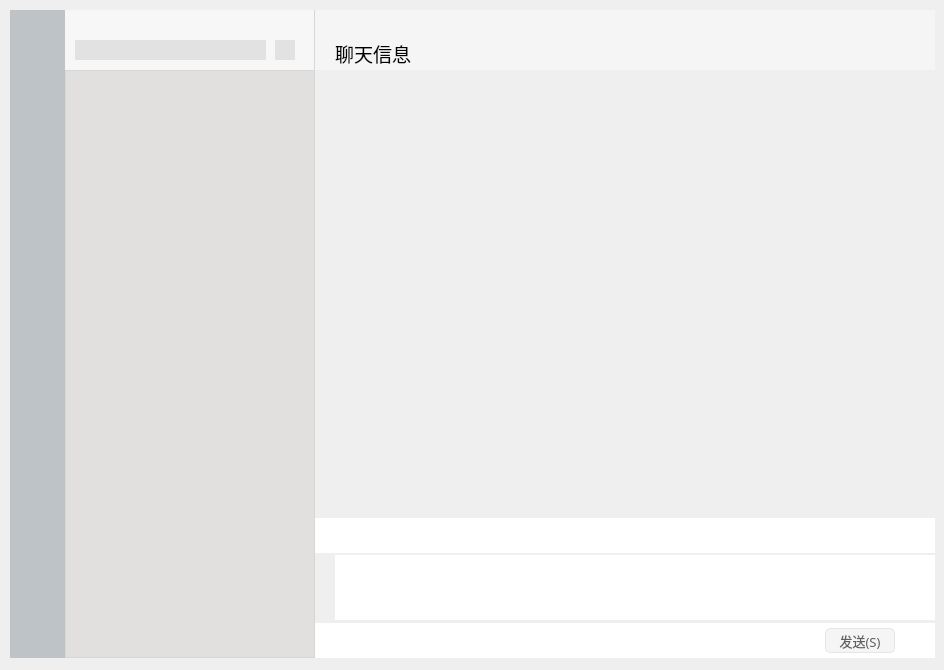
<?xml version="1.0" encoding="UTF-8"?>
<ui version="4.0">
 <class>MainWindow</class>
 <widget class="QMainWindow" name="MainWindow">
  <property name="geometry">
   <rect>
    <x>0</x>
    <y>0</y>
    <width>944</width>
    <height>670</height>
   </rect>
  </property>
  <property name="windowTitle">
   <string>MainWindow</string>
  </property>
  <widget class="QWidget" name="centralwidget">
   <widget class="QWidget" name="centerWidget" native="true">
    <property name="geometry">
     <rect>
      <x>10</x>
      <y>10</y>
      <width>925</width>
      <height>648</height>
     </rect>
    </property>
    <layout class="QGridLayout" name="gridLayout_4" columnstretch="0,0,1">
     <property name="leftMargin">
      <number>0</number>
     </property>
     <property name="topMargin">
      <number>0</number>
     </property>
     <property name="rightMargin">
      <number>0</number>
     </property>
     <property name="bottomMargin">
      <number>0</number>
     </property>
     <property name="spacing">
      <number>0</number>
     </property>
     <item row="0" column="1">
      <layout class="QGridLayout" name="gridLayout_2">
       <property name="spacing">
        <number>0</number>
       </property>
       <item row="0" column="0">
        <widget class="QWidget" name="widget_6" native="true">
         <property name="minimumSize">
          <size>
           <width>250</width>
           <height>60</height>
          </size>
         </property>
         <property name="maximumSize">
          <size>
           <width>250</width>
           <height>60</height>
          </size>
         </property>
         <property name="styleSheet">
          <string notr="true">background-color: rgb(247,247,247);
border-right:1px solid #D6D6D6;</string>
         </property>
         <widget class="QLineEdit" name="lineEdit">
          <property name="geometry">
           <rect>
            <x>10</x>
            <y>30</y>
            <width>191</width>
            <height>20</height>
           </rect>
          </property>
          <property name="styleSheet">
           <string notr="true">QLineEdit
{
	background-color: rgb(226,226,226);
	border: none; /* no border for a flat push button */
}
QLineEdit
{
	background-color: rgb(226,226,226);
	border: none; /* no border for a flat push button */
}
</string>
          </property>
         </widget>
         <widget class="QPushButton" name="btn_addFriend">
          <property name="geometry">
           <rect>
            <x>210</x>
            <y>30</y>
            <width>20</width>
            <height>20</height>
           </rect>
          </property>
          <property name="minimumSize">
           <size>
            <width>20</width>
            <height>20</height>
           </size>
          </property>
          <property name="maximumSize">
           <size>
            <width>20</width>
            <height>20</height>
           </size>
          </property>
          <property name="toolTip">
           <string>添加好友</string>
          </property>
          <property name="styleSheet">
           <string notr="true">QPushButton {
	border: none; /* no border for a flat push button */
	image: url(:/img/tianjia.png); 
	background-color: rgb(226,226,226);
	min-width: 20px;
	max-width: 20px;
	min-height: 20px;
	max-height: 20px;
}
QPushButton::hover {
	background-color: rgb(209,209,209);
	image: url(:/img/tianjia2.png); 
}
QPushButton:pressed {
	image: url(:/img/tianjia.png); 
}</string>
          </property>
          <property name="text">
           <string/>
          </property>
         </widget>
        </widget>
       </item>
       <item row="1" column="0">
        <widget class="QListWidget" name="listWidget_info">
         <property name="minimumSize">
          <size>
           <width>250</width>
           <height>0</height>
          </size>
         </property>
         <property name="maximumSize">
          <size>
           <width>250</width>
           <height>16777215</height>
          </size>
         </property>
         <property name="styleSheet">
          <string notr="true">QListWidget
{
	background-color: rgb(226,224,223);
	border-style: none;
	border-right:1px solid #D6D6D6;
	border-top:1px solid #D6D6D6;
	border-left:1px solid #D6D6D6;
	border-bottom:1px solid #D6D6D6;	
}

QScrollBar:vertical
{
    width:8px;
    background:rgba(0,0,0,0%);
    margin:0px,0px,0px,0px;
    padding-top:9px;
    padding-bottom:9px;
}
QScrollBar::handle:vertical
{
    width:8px;
    background:rgba(0,0,0,25%);
    border-radius:4px;
    min-height:20;
}
QScrollBar::handle:vertical:hover
{
    width:8px;
    background:rgba(0,0,0,50%);
    border-radius:4px;
    min-height:20;
}
QScrollBar::add-line:vertical
{
    height:9px;width:8px;
    border-image:url(:/images/a/3.png);
    subcontrol-position:bottom;
}
QScrollBar::sub-line:vertical
{
    height:9px;width:8px;
    border-image:url(:/images/a/1.png);
    subcontrol-position:top;
}
QScrollBar::add-line:vertical:hover
{
    height:9px;width:8px;
    border-image:url(:/images/a/4.png);
    subcontrol-position:bottom;
}
QScrollBar::sub-line:vertical:hover
{
    height:9px;width:8px;
    border-image:url(:/images/a/2.png);
    subcontrol-position:top;
}
QScrollBar::add-page:vertical,QScrollBar::sub-page:vertical
{
    background:rgba(0,0,0,10%);
    border-radius:4px;
}
</string>
         </property>
        </widget>
       </item>
      </layout>
     </item>
     <item row="0" column="2">
      <layout class="QGridLayout" name="gridLayout">
       <property name="spacing">
        <number>0</number>
       </property>
       <item row="0" column="0">
        <widget class="QWidget" name="widget_2" native="true">
         <property name="minimumSize">
          <size>
           <width>0</width>
           <height>60</height>
          </size>
         </property>
         <property name="maximumSize">
          <size>
           <width>16777215</width>
           <height>60</height>
          </size>
         </property>
         <property name="styleSheet">
          <string notr="true">background-color: rgb(245,245,245);</string>
         </property>
         <layout class="QGridLayout" name="gridLayout_8">
          <property name="leftMargin">
           <number>0</number>
          </property>
          <property name="topMargin">
           <number>0</number>
          </property>
          <property name="rightMargin">
           <number>0</number>
          </property>
          <property name="bottomMargin">
           <number>0</number>
          </property>
          <property name="spacing">
           <number>0</number>
          </property>
          <item row="0" column="0">
           <layout class="QGridLayout" name="gridLayout_6" columnstretch="1,0,0,0">
            <property name="spacing">
             <number>0</number>
            </property>
            <item row="0" column="1">
             <widget class="QPushButton" name="btn_hide">
              <property name="minimumSize">
               <size>
                <width>30</width>
                <height>25</height>
               </size>
              </property>
              <property name="maximumSize">
               <size>
                <width>30</width>
                <height>25</height>
               </size>
              </property>
              <property name="styleSheet">
               <string notr="true">QPushButton {
	border: none; /* no border for a flat push button */
	image: url(:/img/min.png); /* 最小化 */
	min-width: 30px;
	max-width: 30px;
	min-height: 25px;
	max-height: 25px;
}
QPushButton::hover {
	background-color: rgba(166,166,166, 50); 
}</string>
              </property>
              <property name="text">
               <string/>
              </property>
             </widget>
            </item>
            <item row="0" column="2">
             <widget class="QPushButton" name="pushBtn_max">
              <property name="minimumSize">
               <size>
                <width>30</width>
                <height>25</height>
               </size>
              </property>
              <property name="maximumSize">
               <size>
                <width>30</width>
                <height>25</height>
               </size>
              </property>
              <property name="styleSheet">
               <string notr="true">QPushButton {
	border: none; /* no border for a flat push button */
	image: url(:/img/max.png); /* 最小化 */
	min-width: 30px;
	max-width: 30px;
	min-height: 25px;
	max-height: 25px;
}
QPushButton::hover {
	background-color: rgba(166,166,166, 50); 
}</string>
              </property>
              <property name="text">
               <string/>
              </property>
             </widget>
            </item>
            <item row="0" column="3">
             <widget class="QPushButton" name="btn_close">
              <property name="minimumSize">
               <size>
                <width>30</width>
                <height>25</height>
               </size>
              </property>
              <property name="maximumSize">
               <size>
                <width>30</width>
                <height>25</height>
               </size>
              </property>
              <property name="styleSheet">
               <string notr="true">QPushButton {
	border: none; /* no border for a flat push button */
	image: url(:/img/close.png); /* 最小化 */
	min-width: 30px;
	max-width: 30px;
	min-height: 25px;
	max-height: 25px;
}
QPushButton::hover {
	background-color: #f57575; 
}</string>
              </property>
              <property name="text">
               <string/>
              </property>
             </widget>
            </item>
            <item row="0" column="0">
             <widget class="QWidget" name="widget_7" native="true"/>
            </item>
           </layout>
          </item>
          <item row="1" column="0">
           <layout class="QGridLayout" name="gridLayout_7" columnstretch="0,0,1,0,0">
            <item row="0" column="1">
             <widget class="QLabel" name="label_info">
              <property name="font">
               <font>
                <family>新宋体</family>
                <pointsize>14</pointsize>
               </font>
              </property>
              <property name="text">
               <string>聊天信息</string>
              </property>
             </widget>
            </item>
            <item row="0" column="3">
             <widget class="QPushButton" name="pushButton">
              <property name="styleSheet">
               <string notr="true">QPushButton {
	border: none; /* no border for a flat push button */
	image: url(:/img/more.png); 
	min-width: 30px;
	max-width: 30px;
	min-height: 20px;
	max-height: 20px;
}
QPushButton::hover {
	image: url(:/img/more2.png); 
}
QPushButton:pressed {
	image: url(:/img/more.png); 
}</string>
              </property>
              <property name="text">
               <string/>
              </property>
             </widget>
            </item>
            <item row="0" column="2">
             <widget class="QWidget" name="widget_8" native="true"/>
            </item>
            <item row="0" column="0">
             <widget class="QWidget" name="widget_15" native="true">
              <property name="minimumSize">
               <size>
                <width>20</width>
                <height>0</height>
               </size>
              </property>
              <property name="maximumSize">
               <size>
                <width>20</width>
                <height>16777215</height>
               </size>
              </property>
             </widget>
            </item>
            <item row="0" column="4">
             <widget class="QWidget" name="widget_16" native="true">
              <property name="minimumSize">
               <size>
                <width>10</width>
                <height>0</height>
               </size>
              </property>
              <property name="maximumSize">
               <size>
                <width>10</width>
                <height>16777215</height>
               </size>
              </property>
             </widget>
            </item>
           </layout>
          </item>
         </layout>
        </widget>
       </item>
       <item row="1" column="0">
        <widget class="QWidget" name="widget_5" native="true">
         <layout class="QGridLayout" name="gridLayout_3">
          <property name="leftMargin">
           <number>0</number>
          </property>
          <property name="topMargin">
           <number>0</number>
          </property>
          <property name="rightMargin">
           <number>0</number>
          </property>
          <property name="bottomMargin">
           <number>0</number>
          </property>
          <property name="spacing">
           <number>0</number>
          </property>
          <item row="0" column="0">
           <widget class="QStackedWidget" name="stackedWidget_Msg">
            <property name="styleSheet">
             <string notr="true"/>
            </property>
            <property name="currentIndex">
             <number>0</number>
            </property>
            <widget class="QWidget" name="page"/>
            <widget class="QWidget" name="page_2"/>
           </widget>
          </item>
         </layout>
        </widget>
       </item>
       <item row="2" column="0">
        <widget class="QWidget" name="widget_4" native="true">
         <property name="minimumSize">
          <size>
           <width>0</width>
           <height>35</height>
          </size>
         </property>
         <property name="maximumSize">
          <size>
           <width>16777215</width>
           <height>35</height>
          </size>
         </property>
         <property name="styleSheet">
          <string notr="true">background-color: rgb(255, 255, 255);</string>
         </property>
         <layout class="QGridLayout" name="gridLayout_12">
          <property name="leftMargin">
           <number>0</number>
          </property>
          <property name="topMargin">
           <number>0</number>
          </property>
          <property name="rightMargin">
           <number>0</number>
          </property>
          <property name="bottomMargin">
           <number>0</number>
          </property>
          <property name="spacing">
           <number>0</number>
          </property>
          <item row="0" column="0">
           <layout class="QGridLayout" name="gridLayout_11" columnstretch="0,0,0,0,0,1">
            <property name="horizontalSpacing">
             <number>12</number>
            </property>
            <property name="verticalSpacing">
             <number>0</number>
            </property>
            <item row="0" column="3">
             <widget class="QPushButton" name="pushButton_screenshot">
              <property name="styleSheet">
               <string notr="true">QPushButton {
	border: none; /* no border for a flat push button */
	image: url(:/img/screenshot.png); 
	min-width: 20px;
	max-width: 20px;
	min-height: 20px;
	max-height: 20px;
}
QPushButton::hover {
	image: url(:/img/screenshot2.png); 
}
QPushButton:pressed {
	image: url(:/img/screenshot.png); 
}</string>
              </property>
              <property name="text">
               <string/>
              </property>
             </widget>
            </item>
            <item row="0" column="5">
             <widget class="QWidget" name="widget_11" native="true"/>
            </item>
            <item row="0" column="2">
             <widget class="QPushButton" name="btn_img">
              <property name="styleSheet">
               <string notr="true">QPushButton {
	border: none; /* no border for a flat push button */
	image: url(:/img/picture.png); 
	min-width: 20px;
	max-width: 20px;
	min-height: 20px;
	max-height: 20px;
}
QPushButton::hover {
	image: url(:/img/picture2.png); 
}
QPushButton:pressed {
	image: url(:/img/picture.png); 
}</string>
              </property>
              <property name="text">
               <string/>
              </property>
             </widget>
            </item>
            <item row="0" column="1">
             <widget class="QPushButton" name="btn_file">
              <property name="styleSheet">
               <string notr="true">QPushButton {
	border: none; /* no border for a flat push button */
	image: url(:/img/file.png); 
	min-width: 20px;
	max-width: 20px;
	min-height: 20px;
	max-height: 20px;
}
QPushButton::hover {
	image: url(:/img/file2.png); 
}
QPushButton:pressed {
	image: url(:/img/file.png); 
}</string>
              </property>
              <property name="text">
               <string/>
              </property>
             </widget>
            </item>
            <item row="0" column="4">
             <widget class="QPushButton" name="voiceButton">
              <property name="styleSheet">
               <string notr="true">QPushButton {
	border: none; /* no border for a flat push button */
	image: url(:/img/novoice.png); 
	min-width: 20px;
	max-width: 20px;
	min-height: 20px;
	max-height: 20px;
}</string>
              </property>
              <property name="text">
               <string/>
              </property>
             </widget>
            </item>
            <item row="0" column="0">
             <widget class="QWidget" name="widget_12" native="true">
              <property name="minimumSize">
               <size>
                <width>15</width>
                <height>20</height>
               </size>
              </property>
              <property name="maximumSize">
               <size>
                <width>15</width>
                <height>20</height>
               </size>
              </property>
             </widget>
            </item>
           </layout>
          </item>
         </layout>
        </widget>
       </item>
       <item row="3" column="0">
        <widget class="QWidget" name="widget_13" native="true">
         <property name="minimumSize">
          <size>
           <width>0</width>
           <height>70</height>
          </size>
         </property>
         <property name="maximumSize">
          <size>
           <width>16777215</width>
           <height>70</height>
          </size>
         </property>
         <layout class="QGridLayout" name="gridLayout_14">
          <property name="leftMargin">
           <number>0</number>
          </property>
          <property name="topMargin">
           <number>0</number>
          </property>
          <property name="rightMargin">
           <number>0</number>
          </property>
          <property name="bottomMargin">
           <number>0</number>
          </property>
          <property name="spacing">
           <number>0</number>
          </property>
          <item row="0" column="0">
           <layout class="QGridLayout" name="gridLayout_13">
            <property name="spacing">
             <number>0</number>
            </property>
            <item row="0" column="0">
             <widget class="QWidget" name="widget_14" native="true">
              <property name="minimumSize">
               <size>
                <width>20</width>
                <height>0</height>
               </size>
              </property>
              <property name="maximumSize">
               <size>
                <width>20</width>
                <height>16777215</height>
               </size>
              </property>
             </widget>
            </item>
            <item row="0" column="1">
             <widget class="QTextEdit" name="textEdit">
              <property name="minimumSize">
               <size>
                <width>0</width>
                <height>65</height>
               </size>
              </property>
              <property name="maximumSize">
               <size>
                <width>16777215</width>
                <height>65</height>
               </size>
              </property>
              <property name="font">
               <font>
                <family>新宋体</family>
                <pointsize>12</pointsize>
               </font>
              </property>
              <property name="styleSheet">
               <string notr="true">background-color: rgb(255, 255, 255);
border: none; /* no border for a flat push button */
</string>
              </property>
             </widget>
            </item>
           </layout>
          </item>
         </layout>
        </widget>
       </item>
       <item row="4" column="0">
        <widget class="QWidget" name="widget_3" native="true">
         <property name="minimumSize">
          <size>
           <width>0</width>
           <height>35</height>
          </size>
         </property>
         <property name="maximumSize">
          <size>
           <width>16777215</width>
           <height>35</height>
          </size>
         </property>
         <property name="styleSheet">
          <string notr="true">background-color: rgb(255, 255, 255);</string>
         </property>
         <layout class="QGridLayout" name="gridLayout_10">
          <property name="leftMargin">
           <number>0</number>
          </property>
          <property name="topMargin">
           <number>0</number>
          </property>
          <property name="rightMargin">
           <number>0</number>
          </property>
          <property name="bottomMargin">
           <number>0</number>
          </property>
          <property name="spacing">
           <number>0</number>
          </property>
          <item row="0" column="0">
           <layout class="QGridLayout" name="gridLayout_9" columnstretch="1,0,0">
            <property name="spacing">
             <number>0</number>
            </property>
            <item row="0" column="1">
             <widget class="QPushButton" name="btn_send">
              <property name="minimumSize">
               <size>
                <width>70</width>
                <height>25</height>
               </size>
              </property>
              <property name="maximumSize">
               <size>
                <width>70</width>
                <height>25</height>
               </size>
              </property>
              <property name="font">
               <font>
                <family>黑体</family>
                <pointsize>10</pointsize>
               </font>
              </property>
              <property name="styleSheet">
               <string notr="true">QPushButton{
	color: rgb(96,96,96);
	border-radius: 5px;	
	border-style: solid;
	background-color: rgb(245,245,245);

	border-right:1px solid #E5E5E5;
	border-top:1px solid #E5E5E5;
	border-left:1px solid #E5E5E5;
	border-bottom:1px solid #E5E5E5;
}

QPushButton:hover{
	color: rgb(255, 255, 255);
	background-color: rgb(18,150,17);
}

QPushButton:pressed {
	background-color: rgb(7,193,96);
}</string>
              </property>
              <property name="text">
               <string>发送(S)</string>
              </property>
             </widget>
            </item>
            <item row="0" column="0">
             <widget class="QWidget" name="widget_9" native="true"/>
            </item>
            <item row="0" column="2">
             <widget class="QWidget" name="widget_10" native="true">
              <property name="minimumSize">
               <size>
                <width>40</width>
                <height>0</height>
               </size>
              </property>
              <property name="maximumSize">
               <size>
                <width>40</width>
                <height>16777215</height>
               </size>
              </property>
             </widget>
            </item>
           </layout>
          </item>
         </layout>
        </widget>
       </item>
      </layout>
     </item>
     <item row="0" column="0">
      <widget class="QWidget" name="widget" native="true">
       <property name="minimumSize">
        <size>
         <width>55</width>
         <height>0</height>
        </size>
       </property>
       <property name="maximumSize">
        <size>
         <width>55</width>
         <height>16777215</height>
        </size>
       </property>
       <property name="styleSheet">
        <string notr="true">background-color: rgb(189, 195, 199);</string>
       </property>
       <widget class="QLabel" name="label_3">
        <property name="geometry">
         <rect>
          <x>10</x>
          <y>30</y>
          <width>40</width>
          <height>40</height>
         </rect>
        </property>
        <property name="minimumSize">
         <size>
          <width>40</width>
          <height>40</height>
         </size>
        </property>
        <property name="maximumSize">
         <size>
          <width>40</width>
          <height>40</height>
         </size>
        </property>
        <property name="styleSheet">
         <string notr="true">QLabel{
	image: url(:/img/DR.png);
}
QLabel:hover{
	image: url(:/img/DR.png);
}</string>
        </property>
        <property name="text">
         <string/>
        </property>
        <property name="pixmap">
         <pixmap>:/src/头像.jpg</pixmap>
        </property>
        <property name="scaledContents">
         <bool>true</bool>
        </property>
       </widget>
       <widget class="QPushButton" name="btn_update">
        <property name="geometry">
         <rect>
          <x>15</x>
          <y>110</y>
          <width>25</width>
          <height>25</height>
         </rect>
        </property>
        <property name="minimumSize">
         <size>
          <width>25</width>
          <height>25</height>
         </size>
        </property>
        <property name="maximumSize">
         <size>
          <width>25</width>
          <height>25</height>
         </size>
        </property>
        <property name="styleSheet">
         <string notr="true">QPushButton {

	border: none; /* no border for a flat push button */
	image: url(:/img/doghead.png); 
	min-width: 25px;
	max-width: 25px;
	min-height: 25px;
	max-height: 25px;
}
QPushButton::hover {
	image: url(:/img/doghead.png); 
}
QPushButton:checked{
	image: url(:/img/doghead.png); 
}</string>
        </property>
        <property name="text">
         <string/>
        </property>
        <property name="checkable">
         <bool>true</bool>
        </property>
        <property name="checked">
         <bool>true</bool>
        </property>
       </widget>
      </widget>
     </item>
    </layout>
   </widget>
  </widget>
 </widget>
 <resources/>
 <connections/>
</ui>
